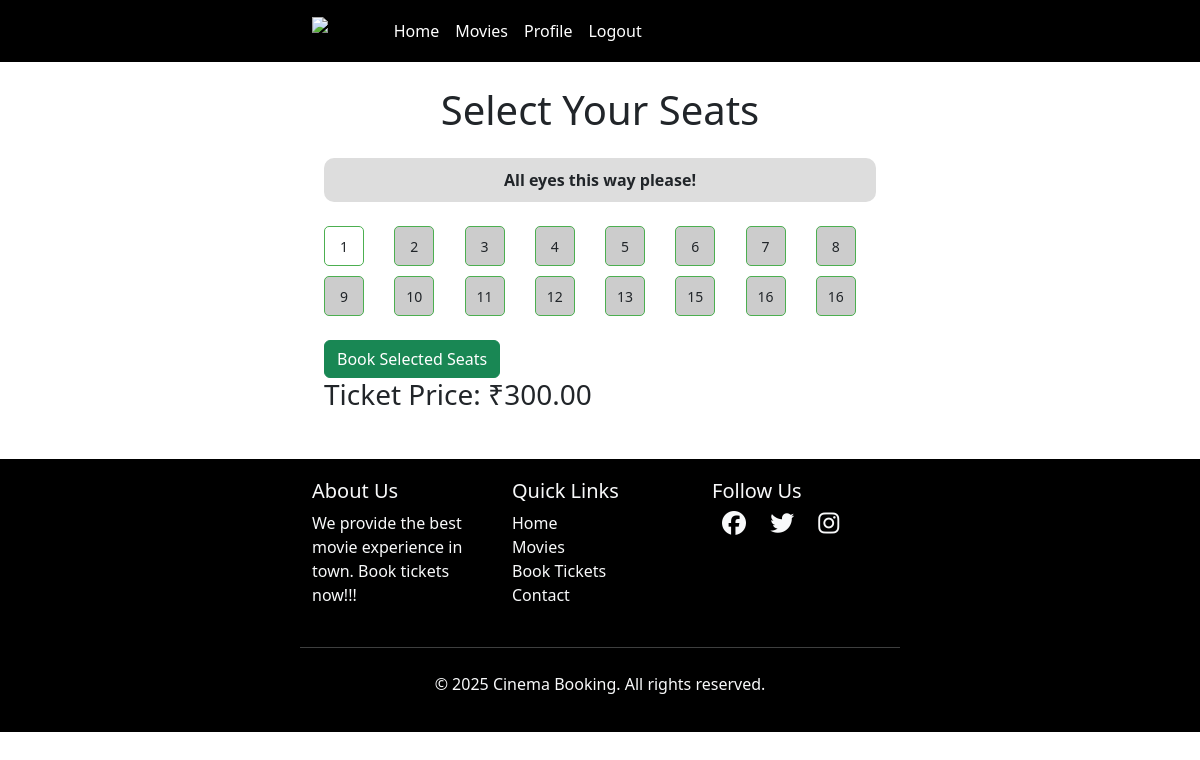
Screenshot of /movies/theaters/1/seats/ (signed in) with the database file from the repository.
### movies/models.py (models this page shows, shortened)
class Seat(models.Model):
    theaters = models.ForeignKey(Theater, on_delete = models.CASCADE, related_name = 'seats')
    seat_number = models.CharField(max_length = 10)
    is_booked = models.BooleanField(default = False)

### movies/views.py (the view, shortened to what this page needs)
# urls.py: path('theaters/<int:theater_id>/seats/', views.book_Seats, name = 'book_Seats'),
@login_required(login_url = '/login/')
def book_Seats(request, theater_id):
    theaters = get_object_or_404(Theater, id = theater_id)
    seats = Seat.objects.filter(theaters = theaters)
    return render(request, 'movies/seat_selection.html', {'seats': seats, 'theaters': theaters})

### templates/movies/seat_selection.html (shortened to what this page needs)
{% extends "users/basic.html" %}
{% block content %}
<div class="container mt-4">
  <h1 class="text-center mb-4">Select Your Seats</h1>
  <div class="screen text-center mb-4">All eyes this way please!</div>
  <form id="seatForm" method="POST">
    <div class="seat-grid">
      {% for seat in seats %}
      <div class="seat {% if seat.is_booked %}sold{% else %}available{% endif %}" data-id="{{ seat.id }}">
        {{ seat.seat_number }}
      </div>
      {% endfor %}
    </div>
    <button type="submit" class="btn btn-success mt-4">Book Selected Seats</button>
  </form>
  <h3>Ticket Price: ₹<span id="ticketPrice">Loading...</span></h3>
</div>
{% endblock %}

### templates/users/basic.html (style rules this page uses)
body { font-family: 'Segoe UI', Tahoma, Geneva, Verdana, sans-serif; background-color: rgb(255, 255, 255); }

### templates/movies/seat_selection.html (style rules this page uses)
.container { max-width: 600px; }
.screen { background: #ddd; padding: 10px; border-radius: 10px; font-weight: bold; }
.seat-grid { display: grid; grid-template-columns: repeat(8, 1fr); gap: 10px; }
.seat { width: 40px; height: 40px; border-radius: 5px; text-align: center; line-height: 40px; font-size: 14px; cursor: pointer; border: 1px solid #4caf50; }
.available { background: #fff; }
.sold { background: #ccc; pointer-events: none; }

### rows the page displays
Seat: seat_number "1"
Seat: seat_number "2"
Seat: seat_number "3"
Seat: seat_number "4"
Seat: seat_number "5"
Seat: seat_number "6"
Seat: seat_number "7"
Seat: seat_number "8"
Seat: seat_number "9"
Seat: seat_number "10"
Seat: seat_number "11"
Seat: seat_number "12"
Seat: seat_number "13"
Seat: seat_number "15"
Seat: seat_number "16"
Seat: seat_number "16"
